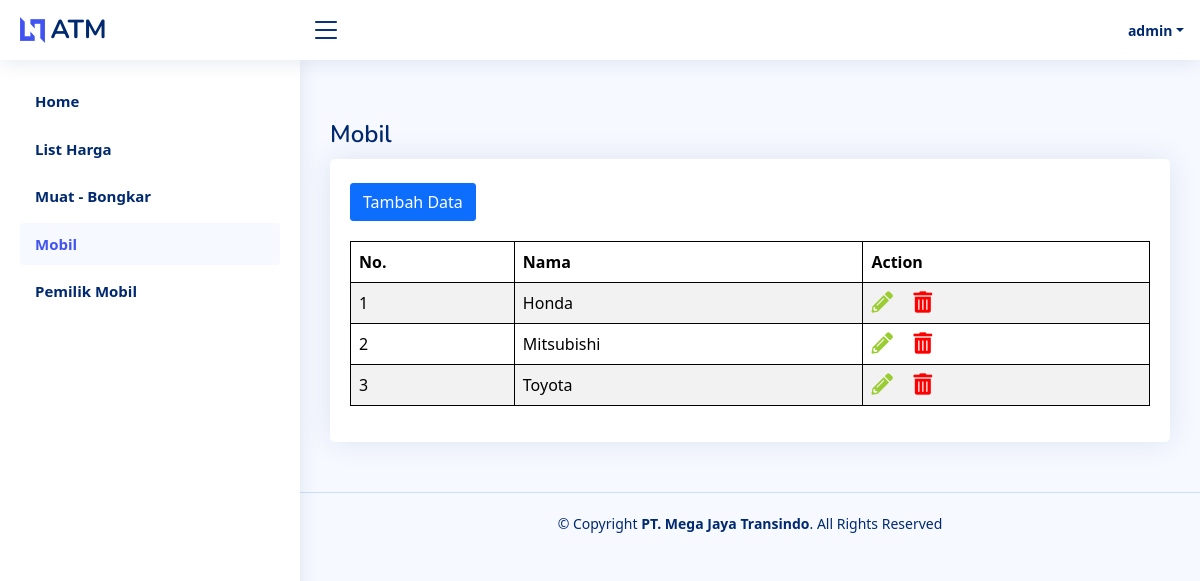
Page /mobil.php (signed in) on the committed database.
### tables this page shows
CREATE TABLE `mobil` (
  `id` int(11) NOT NULL,
  `created_date` timestamp NOT NULL DEFAULT current_timestamp(),
  `modified_date` timestamp NOT NULL DEFAULT current_timestamp() ON UPDATE current_timestamp(),
  `secure_id` varchar(52) NOT NULL,
  `nama` varchar(100) NOT NULL
);

### api/get_mobil.php (called while the page is built, shortened)
<?php
require 'config/db.php';
if ($_SERVER["REQUEST_METHOD"] == "GET") {
    try{
        $sql = 'SELECT * FROM mobil';
        $stmt = $db->query($sql);
        $mobil = $stmt->fetchAll();
    } catch(PDOException $e){
        echo "Connection failed: " . $e->getMessage();
    }
}
?>

### mobil.php (the view, shortened to what this page needs)
<?php
require 'layout/header.php';
require 'layout/navbar.php';
require 'layout/sidebar.php';
require 'api/get_mobil.php';
?>
  <main id="main" class="main">
    <div class="pagetitle">
      <h1>Mobil</h1>
    </div>
    <section class="section">
      <div class="row">
        <div class="col-lg-12">
          <div class="card">
            <div class="card-body" style="padding-top:3dvh;">
              <?php
              if ($_SESSION['role']!="MEMBER"):
              ?>
              <a href="upsert_mobil.php" class="btn btn-primary" style="margin-bottom:20px;">Tambah Data</a>
              <?php
              endif;
              ?>
              <table class="table table-bordered table-striped  datatable" id="dataTable">
                <thead>
                  <tr>
                    <th>No.</th>
                    <th>Nama</th>
                    <?php if ($_SESSION['role'] != "MEMBER"):?>
                    <th>Action</th>
                    <?php endif;?>
                  </tr>
                </thead>
                <tbody>
                  <?php
                  foreach($mobil as $i=>$v):
                    echo '<tr>';
                      echo '<td>'.sprintf("%d", $i+1).'</td>';
                      echo '<td>'.$v['nama'].'</td>';
                      if ($_SESSION['role'] != "MEMBER"):
                      echo '<td>';
                      echo '<a class="edit-btn" href="upsert_mobil.php?q='.$v['secure_id'].'"><i class="fas fa-lg fa-pencil-alt"></i></a>';
                      echo '<a class="delete-btn" data-secure-id="'.$v['secure_id'].'"><i class="fas fa-lg fa-trash-alt"></i></a>';
                      echo '</td>';
                      endif;
                    echo '</tr>';
                  endforeach;
                  ?>
                </tbody>
              </table>
            </div>
          </div>
        </div>
      </div>
    </section>
  </main>
  <?php
  require 'layout/footer.php';

### assets/css/style.css (style rules this page uses)
:root { scroll-behavior: smooth; }
body { background: #f6f9ff; color: #444444; }
a { color: #4154f1; text-decoration: none; }
h1, h2, h3, h4, h5, h6 { font-family: "Nunito", sans-serif; }
#main { margin-top: 60px; padding: 20px 30px; transition: all 0.3s; }
.pagetitle { margin-bottom: 10px; margin-top: 5vh; }
.pagetitle h1 { font-size: 24px; margin-bottom: 0; font-weight: 600; color: #012970; }
.card { margin-bottom: 30px; border: none; border-radius: 5px; box-shadow: 0px 0 30px rgba(1, 41, 112, 0.1); }
.card-body { padding: 20px 20px 20px 20px; }
@media (min-width: 1200px) { #main, #footer { margin-left: 300px; } }
.edit-btn { color: yellowgreen }
.delete-btn { color: red; }
thead, tbody, tfoot, tr, td, th { border-color: black; border-style: solid; border-width: 1px; }
table thead { background-color: rgb(58, 58, 58)!important; }
.btn { border-radius: 3px!important; }

### rows in the picture
mobil: nama "Honda"
mobil: nama "Mitsubishi"
mobil: nama "Toyota"

### other values in the picture
$_SESSION['username'] "admin"
$link['text'] "Home"
$link['text'] "List Harga"
$link['text'] "Muat - Bongkar"
$link['text'] "Mobil"
$link['text'] "Pemilik Mobil"
